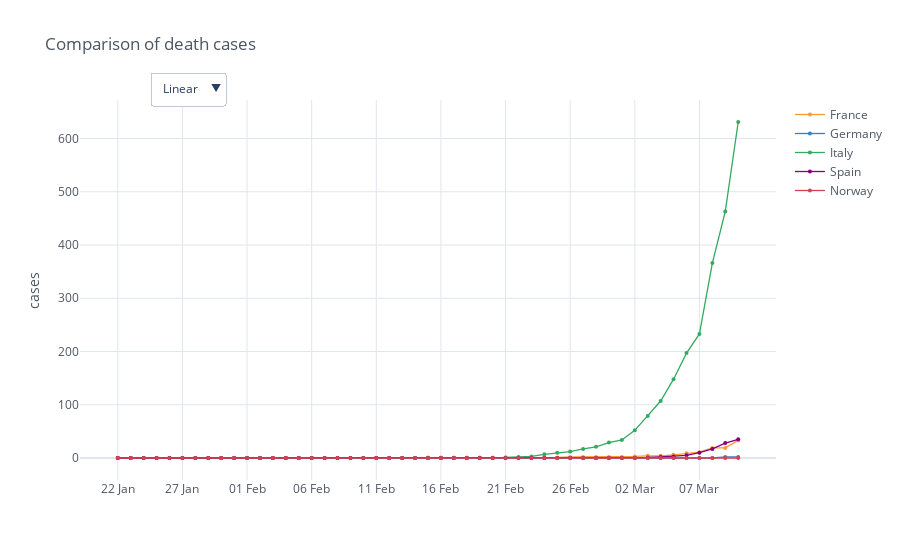

Notebook cell for this chart:
### Code cell
death_cases_countries = df_deaths[df_deaths['Country/Region'].isin(countries)].loc[:, '1/22/20':].transpose(copy=True)
countries_columns = df_deaths[df_deaths['Country/Region'].isin(countries)].loc[:, 'Country/Region'].tolist()
death_cases_countries.columns = countries_columns

# confirmed_cases_countries.head()

days = dt.str_to_day_of_year(death_cases_countries.index.to_list())
date_labels = dt.day_of_year_to_string(days)
death_cases_countries.index = days

fig_deaths = death_cases_countries.iplot(theme="white", title='Comparison of death cases', size=4, yTitle='cases', mode='lines+markers', asFigure=True)
# fig.update_layout(yaxis_type="log")
# fig_deaths.update_layout(xaxis_nticks=8)

fig_deaths.update_layout(
    xaxis = dict(
        tickmode = 'array',
        tickvals = days[0::5],
        ticktext = dt.day_of_year_to_string(days[0::5])
    )
)

fig_deaths.update_layout(
    updatemenus=[
        dict(
            buttons=list([
                dict(
                    args=[{"yaxis.type": "linear", "xaxis.type": "linear"}],
                    label="Linear",
                    method="relayout"
                ),
                dict(
                    args=[{"yaxis.type": "log", "xaxis.type": "linear"}],
                    label="Log",
                    method="relayout"
                )
            ]),
            direction="down",
            pad={"r": 10, "t": 10},
            showactive=True,
            x=0.1,
            xanchor="left",
            y=1.1,
            yanchor="top"
        )
    ]
)

fig_deaths.show()

### Figure 1 — Plotly figure (JSON) as saved in the notebook; plotly's stock layout.template omitted (floating-point values rounded to 4 significant figures)
{"data": [{"line": {"color": "rgba(255, 153, 51, 1.0)", "dash": "solid", "shape": "linear", "width": 1.3}, "marker": {"size": 4, "symbol": "circle"}, "mode": "lines+markers", "name": "France", "text": "", "type": "scatter", "x": [22, 23, 24, 25, 26, 27, 28, 29, 30, 31, 32, 33, 34, 35, 36, 37, 38, 39, 40, 41, 42, 43, 44, 45, 46, 47, 48, 49, 50, 51, 52, 53, 54, 55, 56, 57, 58, 59, 60, 61, 62, 63, 64, 65, 66, 67, 68, 69, 70], "y": [0, 0, 0, 0, 0, 0, 0, 0, 0, 0, 0, 0, 0, 0, 0, 0, 0, 0, 0, 0, 0, 0, 0, 0, 1, 1, 1, 1, 1, 1, 1, 1, 1, 1, 1, 2, 2, 2, 2, 2, 3, 4, 4, 6, 9, 11, 19, 19, 33]}, {"line": {"color": "rgba(55, 128, 191, 1.0)", "dash": "solid", "shape": "linear", "width": 1.3}, "marker": {"size": 4, "symbol": "circle"}, "mode": "lines+markers", "name": "Germany", "text": "", "type": "scatter", "x": [22, 23, 24, 25, 26, 27, 28, 29, 30, 31, 32, 33, 34, 35, 36, 37, 38, 39, 40, 41, 42, 43, 44, 45, 46, 47, 48, 49, 50, 51, 52, 53, 54, 55, 56, 57, 58, 59, 60, 61, 62, 63, 64, 65, 66, 67, 68, 69, 70], "y": [0, 0, 0, 0, 0, 0, 0, 0, 0, 0, 0, 0, 0, 0, 0, 0, 0, 0, 0, 0, 0, 0, 0, 0, 0, 0, 0, 0, 0, 0, 0, 0, 0, 0, 0, 0, 0, 0, 0, 0, 0, 0, 0, 0, 0, 0, 0, 2, 2]}, {"line": {"color": "rgba(50, 171, 96, 1.0)", "dash": "solid", "shape": "linear", "width": 1.3}, "marker": {"size": 4, "symbol": "circle"}, "mode": "lines+markers", "name": "Italy", "text": "", "type": "scatter", "x": [22, 23, 24, 25, 26, 27, 28, 29, 30, 31, 32, 33, 34, 35, 36, 37, 38, 39, 40, 41, 42, 43, 44, 45, 46, 47, 48, 49, 50, 51, 52, 53, 54, 55, 56, 57, 58, 59, 60, 61, 62, 63, 64, 65, 66, 67, 68, 69, 70], "y": [0, 0, 0, 0, 0, 0, 0, 0, 0, 0, 0, 0, 0, 0, 0, 0, 0, 0, 0, 0, 0, 0, 0, 0, 0, 0, 0, 0, 0, 0, 1, 2, 3, 7, 10, 12, 17, 21, 29, 34, 52, 79, 107, 148, 197, 233, 366, 463, 631]}, {"line": {"color": "rgba(128, 0, 128, 1.0)", "dash": "solid", "shape": "linear", "width": 1.3}, "marker": {"size": 4, "symbol": "circle"}, "mode": "lines+markers", "name": "Spain", "text": "", "type": "scatter", "x": [22, 23, 24, 25, 26, 27, 28, 29, 30, 31, 32, 33, 34, 35, 36, 37, 38, 39, 40, 41, 42, 43, 44, 45, 46, 47, 48, 49, 50, 51, 52, 53, 54, 55, 56, 57, 58, 59, 60, 61, 62, 63, 64, 65, 66, 67, 68, 69, 70], "y": [0, 0, 0, 0, 0, 0, 0, 0, 0, 0, 0, 0, 0, 0, 0, 0, 0, 0, 0, 0, 0, 0, 0, 0, 0, 0, 0, 0, 0, 0, 0, 0, 0, 0, 0, 0, 0, 0, 0, 0, 0, 1, 2, 3, 5, 10, 17, 28, 35]}, {"line": {"color": "rgba(219, 64, 82, 1.0)", "dash": "solid", "shape": "linear", "width": 1.3}, "marker": {"size": 4, "symbol": "circle"}, "mode": "lines+markers", "name": "Norway", "text": "", "type": "scatter", "x": [22, 23, 24, 25, 26, 27, 28, 29, 30, 31, 32, 33, 34, 35, 36, 37, 38, 39, 40, 41, 42, 43, 44, 45, 46, 47, 48, 49, 50, 51, 52, 53, 54, 55, 56, 57, 58, 59, 60, 61, 62, 63, 64, 65, 66, 67, 68, 69, 70], "y": [0, 0, 0, 0, 0, 0, 0, 0, 0, 0, 0, 0, 0, 0, 0, 0, 0, 0, 0, 0, 0, 0, 0, 0, 0, 0, 0, 0, 0, 0, 0, 0, 0, 0, 0, 0, 0, 0, 0, 0, 0, 0, 0, 0, 0, 0, 0, 0, 0]}], "layout": {"legend": {"bgcolor": "#FFFFFF", "font": {"color": "#4D5663"}}, "paper_bgcolor": "#FFFFFF", "plot_bgcolor": "#FFFFFF", "title": {"font": {"color": "#4D5663"}, "text": "Comparison of death cases"}, "updatemenus": [{"buttons": [{"args": [{"xaxis.type": "linear", "yaxis.type": "linear"}], "label": "Linear", "method": "relayout"}, {"args": [{"xaxis.type": "linear", "yaxis.type": "log"}], "label": "Log", "method": "relayout"}], "direction": "down", "pad": {"r": 10, "t": 10}, "showactive": true, "x": 0.1, "xanchor": "left", "y": 1.1, "yanchor": "top"}], "xaxis": {"gridcolor": "#E1E5ED", "showgrid": true, "tickfont": {"color": "#4D5663"}, "tickmode": "array", "ticktext": ["22 Jan", "27 Jan", "01 Feb", "06 Feb", "11 Feb", "16 Feb", "21 Feb", "26 Feb", "02 Mar", "07 Mar"], "tickvals": [22, 27, 32, 37, 42, 47, 52, 57, 62, 67], "title": {"font": {"color": "#4D5663"}, "text": ""}, "zerolinecolor": "#E1E5ED"}, "yaxis": {"gridcolor": "#E1E5ED", "showgrid": true, "tickfont": {"color": "#4D5663"}, "title": {"font": {"color": "#4D5663"}, "text": "cases"}, "zerolinecolor": "#E1E5ED"}}}
